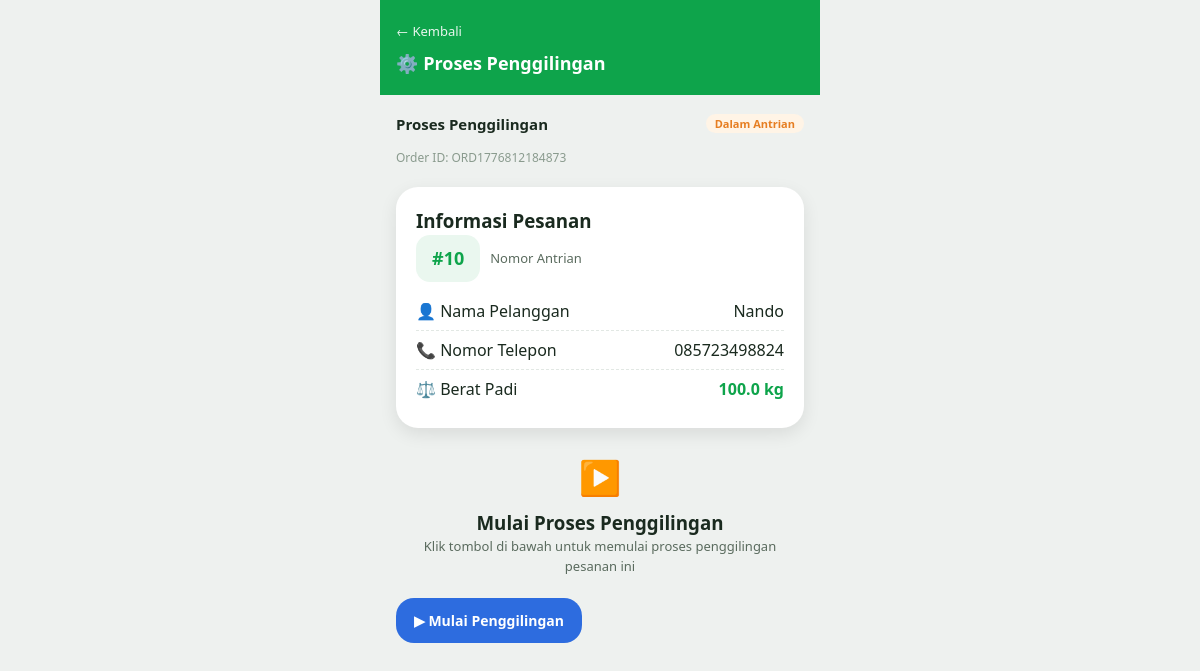
The app's page /proses_penggilingan.php?id=10 (signed in) with its own data.
### tables this page shows
CREATE TABLE pesanan (
        id                  INTEGER PRIMARY KEY AUTOINCREMENT,
        order_id            TEXT UNIQUE NOT NULL,
        nomor_antrian       INTEGER NOT NULL,
        nama_pelanggan      TEXT NOT NULL,
        nomor_telepon       TEXT NOT NULL,
        berat_padi          REAL NOT NULL DEFAULT 0,
        harga_per_kg        REAL NOT NULL DEFAULT 500,
        total_bayar         REAL NOT NULL DEFAULT 0,
        metode_bayar        TEXT DEFAULT 'cash',
        status              TEXT DEFAULT 'antrian',
        hasil_beras         REAL DEFAULT 0,
        hasil_dedak         REAL DEFAULT 0,
        estimasi_selesai    TEXT DEFAULT '',
        estimasi_menit      INTEGER DEFAULT 0,
        waktu_pesan         DATETIME DEFAULT CURRENT_TIMESTAMP,
        waktu_proses        DATETIME,
        waktu_selesai       DATETIME,
        waktu_diambil       DATETIME
    );

### proses_penggilingan.php (the view, shortened to what this page needs)
<?php
$db    = getDB();
$id    = intval($_GET['id'] ?? 0);
$pesanan = $db->query("SELECT * FROM pesanan WHERE id = $id")->fetch(PDO::FETCH_ASSOC);
?>
<!DOCTYPE html>
<html lang="id">
<head>
    <link rel="stylesheet" href="css/base.css">
    <link rel="stylesheet" href="css/proses_penggilingan.css">
</head>
<body>
<div class="app-wrapper">
    <div class="top-bar">
        <a href="operator.php" class="back-btn">← Kembali</a>
        <h1>⚙️ Proses Penggilingan</h1>
    </div>
    <div class="content">
        <div class="status-header">
            <h3 class="status-header-title">Proses Penggilingan</h3>
            <?php
            $badge_class = 'badge-antrian'; $badge_label = 'Dalam Antrian';
            ?>
            <span class="badge <?= $badge_class ?>"><?= $badge_label ?></span>
        </div>
        <p class="order-id-info">Order ID: <?= $pesanan['order_id'] ?></p>
        <div class="card">
            <h3 class="info-pesanan-title">Informasi Pesanan</h3>
            <div class="antrian-badge-row">
                <div class="antrian-number-badge antrian-badge-xl">#<?= $pesanan['nomor_antrian'] ?></div>
                <span class="antrian-badge-label">Nomor Antrian</span>
            </div>
            <div class="detail-row">
                <span class="label">👤 Nama Pelanggan</span>
                <span class="value"><?= htmlspecialchars($pesanan['nama_pelanggan']) ?></span>
            </div>
            <div class="detail-row">
                <span class="label">📞 Nomor Telepon</span>
                <span class="value"><?= htmlspecialchars($pesanan['nomor_telepon']) ?></span>
            </div>
            <div class="detail-row">
                <span class="label">⚖️ Berat Padi</span>
                <span class="berat-value"><?= number_format($pesanan['berat_padi'], 1) ?> kg</span>
            </div>
        </div>
        <?php if ($pesanan['status'] === 'antrian'): ?>
        <div class="proses-section">
            <div class="mulai-center">
                <div class="icon-mulai">▶️</div>
                <h3>Mulai Proses Penggilingan</h3>
                <p class="mulai-desc">Klik tombol di bawah untuk memulai proses penggilingan pesanan ini</p>
            </div>
            <form method="POST">
                <button type="submit" class="btn btn-blue">▶ Mulai Penggilingan</button>
            </form>
        </div>
        <?php endif; ?>
    </div>
</div>
</body>
</html>

### css/base.css (style rules this page uses)
:root { --clr-primary: #0ea44b; --clr-primary-dk: #0c8a3e; --clr-primary-lt: #eaf7ef; --clr-navy: #1e3a5f; --clr-navy-dk: #162c49; --clr-blue: #2d6cdf; --clr-blue-lt: #e8f0ff; --clr-blue-text: #2c5aa0; --clr-orange: #e67e22; --clr-orange-lt: #fff4e6; --clr-bg: #eef1ef; --clr-surface: #ffffff; --clr-surface-2: #f8faf9; --clr-border: #e2e8e4; --clr-text: #1a2a1f; --clr-text-2: #5a6b5e; --clr-text-3: #8a9b8e; --clr-danger: #b30000; --clr-danger-lt: #ffe6e6; --radius-sm: 10px; --radius-md: 14px; --radius-lg: 18px; --radius-xl: 22px; --radius-pill: 999px; --shadow-sm: 0 2px 8px rgba(0,0,0,.06); --shadow-md: 0 6px 18px rgba(0,0,0,.09); --shadow-lg: 0 12px 32px rgba(0,0,0,.11); --transition: .18s ease; --font-base: 'Segoe UI', 'Helvetica Neue', Arial, sans-serif; }
*, *::before, *::after { margin:0; padding:0; box-sizing:border-box; }
html { scroll-behavior: smooth; }
body { font-family: var(--font-base); background: var(--clr-bg); color: var(--clr-text); -webkit-font-smoothing: antialiased; line-height: 1.5; }
a { text-decoration: none; color: inherit; }
button, input, select, textarea { font-family: inherit; font-size: inherit; }
.app-wrapper { max-width: 440px; margin: 0 auto; min-height: 100vh; background: var(--clr-bg); display: flex; flex-direction: column; }
.content { padding: 18px 16px; flex: 1; display: flex; flex-direction: column; gap: 14px; }
.top-bar { background: var(--clr-primary); color: #fff; padding: 18px 16px 16px; position: relative; }
.top-bar h1 { font-size: 18px; font-weight: 700; margin-bottom: 2px; }
.back-btn { display: inline-flex; align-items: center; gap: 4px; color: rgba(255,255,255,.9); font-size: 13px; font-weight: 500; margin-bottom: 8px; transition: opacity var(--transition); }
.card { background: var(--clr-surface); border-radius: var(--radius-xl); padding: 20px; box-shadow: var(--shadow-md); }
.btn { display: inline-flex; align-items: center; justify-content: center; gap: 6px; padding: 13px 18px; border-radius: var(--radius-lg); border: none; font-size: 14px; font-weight: 600; cursor: pointer; transition: transform var(--transition), opacity var(--transition), background var(--transition); text-align: center; }
.btn-blue { background: var(--clr-blue); color: #fff; }
.badge { display: inline-flex; align-items: center; gap: 3px; padding: 4px 9px; border-radius: var(--radius-pill); font-size: 11px; font-weight: 700; line-height: 1; white-space: nowrap; }
.badge-antrian { background: var(--clr-orange-lt); color: var(--clr-orange); }
.detail-row { display: flex; justify-content: space-between; align-items: center; gap: 12px; padding: 7px 0; border-bottom: 1px dashed var(--clr-border); }
.detail-row:last-child { border-bottom: none; }

### css/proses_penggilingan.css (style rules this page uses)
.status-header { display: flex; justify-content: space-between; align-items: center; }
.status-header-title { font-size: 15px; font-weight: 700; }
.order-id-info { font-size: 12px; color: var(--clr-text-3); margin-bottom: 6px; }
.antrian-badge-row { display: flex; align-items: center; gap: 10px; margin-bottom: 10px; }
.antrian-badge-xl { font-size: 18px; padding: 10px 16px; border-radius: var(--radius-md); background: var(--clr-primary-lt); color: var(--clr-primary); font-weight: 800; }
.antrian-badge-label { font-size: 13px; color: var(--clr-text-2); }
.berat-value { font-weight: 800; color: var(--clr-primary); }
.proses-section { display: flex; flex-direction: column; gap: 12px; }
.mulai-center { text-align: center; padding: 10px; }
.icon-mulai { font-size: 34px; margin-bottom: 6px; }
.mulai-desc { font-size: 13px; color: var(--clr-text-2); }
.btn-blue { background: var(--clr-blue); color: #fff; }

### records on screen
pesanan: order "ORD1776812184873", nomor_antrian "10", nama_pelanggan "Nando", nomor_telepon "085723498824", berat_padi "100.0"

### other values on screen
$badge_label "Dalam Antrian"
